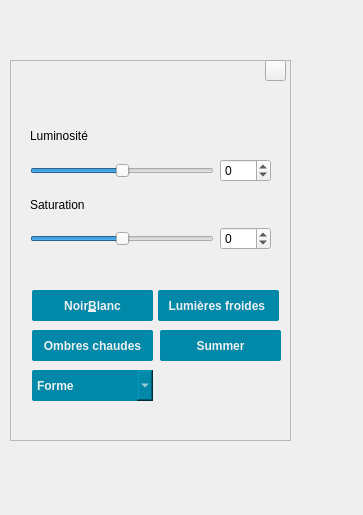
<?xml version="1.0" encoding="UTF-8"?>
<ui version="4.0">
 <class>FilterArea</class>
 <widget class="QWidget" name="FilterArea">
  <property name="geometry">
   <rect>
    <x>0</x>
    <y>0</y>
    <width>363</width>
    <height>515</height>
   </rect>
  </property>
  <property name="windowTitle">
   <string>Form</string>
  </property>
  <widget class="QFrame" name="frame">
   <property name="geometry">
    <rect>
     <x>10</x>
     <y>60</y>
     <width>281</width>
     <height>381</height>
    </rect>
   </property>
   <property name="frameShape">
    <enum>QFrame::StyledPanel</enum>
   </property>
   <property name="frameShadow">
    <enum>QFrame::Raised</enum>
   </property>
   <widget class="QPushButton" name="LumFroidesFilterButton">
    <property name="geometry">
     <rect>
      <x>148</x>
      <y>230</y>
      <width>121</width>
      <height>31</height>
     </rect>
    </property>
    <property name="styleSheet">
     <string notr="true">QPushButton {
	font-family: &quot;Montserrat&quot;, sans-serif;
	font-weight: 500;
	color: #edf0f1;
	background-color: rgba(0, 136, 169, 1);
	border-radius: 2px;
}


QPushButton::pressed {
	border: 2px solid #00f;
}


</string>
    </property>
    <property name="text">
     <string>Lumières froides </string>
    </property>
   </widget>
   <widget class="QPushButton" name="NbFilterButton">
    <property name="geometry">
     <rect>
      <x>22</x>
      <y>230</y>
      <width>121</width>
      <height>31</height>
     </rect>
    </property>
    <property name="styleSheet">
     <string notr="true">QPushButton {
	font-family: &quot;Montserrat&quot;, sans-serif;
	font-weight: 500;
	color: #edf0f1;
	background-color: rgba(0, 136, 169, 1);
	border-radius: 2px;
}


QPushButton::pressed {
	border: 2px solid #00f;
}


</string>
    </property>
    <property name="text">
     <string>Noir&amp;Blanc</string>
    </property>
   </widget>
   <widget class="QPushButton" name="OmbresChaudesFilterButton">
    <property name="geometry">
     <rect>
      <x>22</x>
      <y>270</y>
      <width>121</width>
      <height>31</height>
     </rect>
    </property>
    <property name="styleSheet">
     <string notr="true">QPushButton {
	font-family: &quot;Montserrat&quot;, sans-serif;
	font-weight: 500;
	color: #edf0f1;
	background-color: rgba(0, 136, 169, 1);
	border-radius: 2px;
}


QPushButton::pressed {
	border: 2px solid #00f;
}


</string>
    </property>
    <property name="text">
     <string>Ombres chaudes</string>
    </property>
   </widget>
   <widget class="QPushButton" name="SummerFiltreButton">
    <property name="geometry">
     <rect>
      <x>150</x>
      <y>270</y>
      <width>121</width>
      <height>31</height>
     </rect>
    </property>
    <property name="styleSheet">
     <string notr="true">QPushButton {
	font-family: &quot;Montserrat&quot;, sans-serif;
	font-weight: 500;
	color: #edf0f1;
	background-color: rgba(0, 136, 169, 1);
	border-radius: 2px;
}


QPushButton::pressed {
	border: 2px solid #00f;
}


</string>
    </property>
    <property name="text">
     <string>Summer</string>
    </property>
   </widget>
   <widget class="QPushButton" name="pushButton">
    <property name="enabled">
     <bool>true</bool>
    </property>
    <property name="geometry">
     <rect>
      <x>255</x>
      <y>0</y>
      <width>21</width>
      <height>21</height>
     </rect>
    </property>
    <property name="text">
     <string/>
    </property>
    <property name="icon">
     <iconset resource="Ressources.qrc">
      <normaloff>:/cancel.png</normaloff>:/cancel.png</iconset>
    </property>
   </widget>
   <widget class="QWidget" name="layoutWidget">
    <property name="geometry">
     <rect>
      <x>20</x>
      <y>59</y>
      <width>241</width>
      <height>151</height>
     </rect>
    </property>
    <layout class="QVBoxLayout" name="verticalLayout_3">
     <item>
      <layout class="QVBoxLayout" name="verticalLayout">
       <item>
        <widget class="QLabel" name="luminositeText">
         <property name="text">
          <string>Luminosité</string>
         </property>
        </widget>
       </item>
       <item>
        <layout class="QHBoxLayout" name="horizontalLayout">
         <item>
          <widget class="QSlider" name="luminositeSlider">
           <property name="minimum">
            <number>-100</number>
           </property>
           <property name="maximum">
            <number>100</number>
           </property>
           <property name="orientation">
            <enum>Qt::Horizontal</enum>
           </property>
          </widget>
         </item>
         <item>
          <widget class="QSpinBox" name="luminositeBox">
           <property name="minimum">
            <number>-100</number>
           </property>
           <property name="maximum">
            <number>100</number>
           </property>
          </widget>
         </item>
        </layout>
       </item>
      </layout>
     </item>
     <item>
      <layout class="QVBoxLayout" name="verticalLayout_2">
       <item>
        <widget class="QLabel" name="saturationText">
         <property name="text">
          <string>Saturation</string>
         </property>
        </widget>
       </item>
       <item>
        <layout class="QHBoxLayout" name="horizontalLayout_2">
         <item>
          <widget class="QSlider" name="saturationSlider">
           <property name="minimum">
            <number>-100</number>
           </property>
           <property name="maximum">
            <number>100</number>
           </property>
           <property name="orientation">
            <enum>Qt::Horizontal</enum>
           </property>
          </widget>
         </item>
         <item>
          <widget class="QSpinBox" name="saturationNumber">
           <property name="minimum">
            <number>-100</number>
           </property>
           <property name="maximum">
            <number>100</number>
           </property>
          </widget>
         </item>
        </layout>
       </item>
      </layout>
     </item>
     <item>
      <spacer name="horizontalSpacer">
       <property name="orientation">
        <enum>Qt::Horizontal</enum>
       </property>
       <property name="sizeHint" stdset="0">
        <size>
         <width>40</width>
         <height>20</height>
        </size>
       </property>
      </spacer>
     </item>
    </layout>
   </widget>
   <widget class="QComboBox" name="comboBox">
    <property name="geometry">
     <rect>
      <x>22</x>
      <y>310</y>
      <width>121</width>
      <height>31</height>
     </rect>
    </property>
    <property name="styleSheet">
     <string notr="true">QComboBox {
	font-family: &quot;Montserrat&quot;, sans-serif;
	font-weight: 500;
	color: #edf0f1;
	background-color: rgba(0, 136, 169, 1);
	border-radius: 2px;
}


QComboBox::pressed {
	border: 2px solid #00f;
}


</string>
    </property>
    <item>
     <property name="text">
      <string>Forme</string>
     </property>
    </item>
    <item>
     <property name="text">
      <string/>
     </property>
     <property name="icon">
      <iconset resource="Ressources.qrc">
       <normaloff>:/icone_rectangle_selection.png</normaloff>:/icone_rectangle_selection.png</iconset>
     </property>
    </item>
    <item>
     <property name="text">
      <string/>
     </property>
     <property name="icon">
      <iconset resource="Ressources.qrc">
       <normaloff>:/icone_ovale_selection.png</normaloff>:/icone_ovale_selection.png</iconset>
     </property>
    </item>
   </widget>
  </widget>
 </widget>
 <resources>
  <include location="Ressources.qrc"/>
 </resources>
 <connections>
  <connection>
   <sender>luminositeBox</sender>
   <signal>valueChanged(int)</signal>
   <receiver>luminositeSlider</receiver>
   <slot>setValue(int)</slot>
   <hints>
    <hint type="sourcelabel">
     <x>196</x>
     <y>71</y>
    </hint>
    <hint type="destinationlabel">
     <x>92</x>
     <y>69</y>
    </hint>
   </hints>
  </connection>
  <connection>
   <sender>saturationNumber</sender>
   <signal>valueChanged(int)</signal>
   <receiver>saturationSlider</receiver>
   <slot>setValue(int)</slot>
   <hints>
    <hint type="sourcelabel">
     <x>188</x>
     <y>183</y>
    </hint>
    <hint type="destinationlabel">
     <x>84</x>
     <y>192</y>
    </hint>
   </hints>
  </connection>
  <connection>
   <sender>luminositeSlider</sender>
   <signal>valueChanged(int)</signal>
   <receiver>luminositeBox</receiver>
   <slot>setValue(int)</slot>
   <hints>
    <hint type="sourcelabel">
     <x>83</x>
     <y>67</y>
    </hint>
    <hint type="destinationlabel">
     <x>196</x>
     <y>70</y>
    </hint>
   </hints>
  </connection>
  <connection>
   <sender>saturationSlider</sender>
   <signal>valueChanged(int)</signal>
   <receiver>saturationNumber</receiver>
   <slot>setValue(int)</slot>
   <hints>
    <hint type="sourcelabel">
     <x>77</x>
     <y>187</y>
    </hint>
    <hint type="destinationlabel">
     <x>201</x>
     <y>190</y>
    </hint>
   </hints>
  </connection>
 </connections>
</ui>
